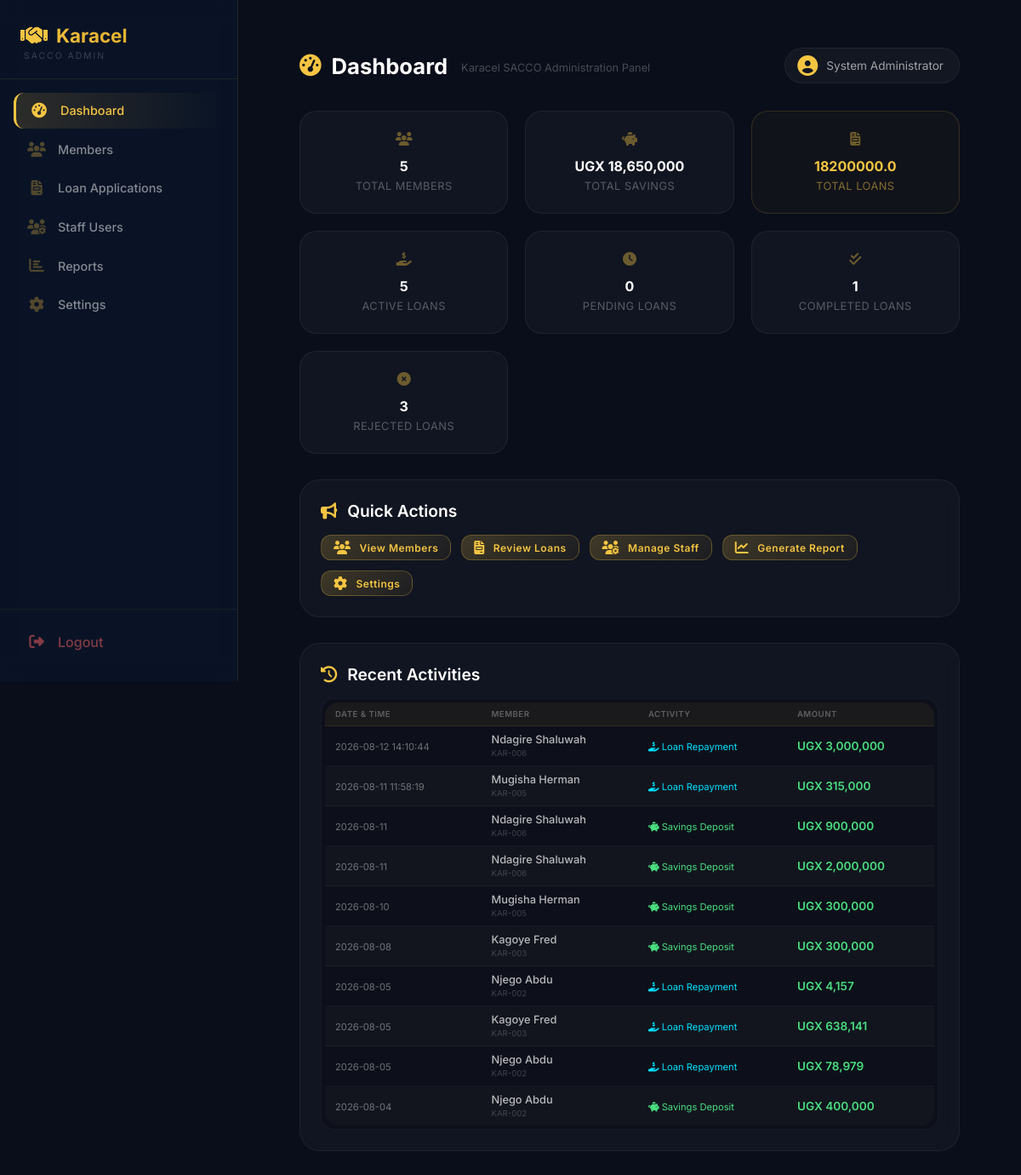
The page /admin/dashboard (signed in) on the database its author committed.
### tables this page shows
CREATE TABLE users (
        id INTEGER PRIMARY KEY AUTOINCREMENT,
        full_name TEXT NOT NULL,
        gender TEXT,
        dob TEXT,
        sacco_number TEXT UNIQUE NOT NULL,
        email TEXT,
        phone TEXT,
        address TEXT,
        password TEXT NOT NULL,
        role TEXT DEFAULT 'member',
        status TEXT DEFAULT 'active',
        savings_balance REAL DEFAULT 0,
        next_of_kin_name TEXT,
        relationship TEXT,
        next_of_kin_phone TEXT,
        registration_date TIMESTAMP DEFAULT CURRENT_TIMESTAMP
    );

CREATE TABLE savings_deposits (
            id INTEGER PRIMARY KEY AUTOINCREMENT,
            user_id INTEGER NOT NULL,
            amount REAL NOT NULL,
            deposit_date TEXT NOT NULL,
            payment_method TEXT,
            receipt_number TEXT,
            notes TEXT,
            created_at TIMESTAMP DEFAULT CURRENT_TIMESTAMP, reference TEXT,
            FOREIGN KEY (user_id) REFERENCES users(id)
        );

### app.py (the view, shortened to what this page needs)
@app.route("/admin/dashboard")
def admin_dashboard():
    if session.get("role") != "admin":
        return redirect("/login")
    conn = get_db()
    total_members = conn.execute("""
        SELECT COUNT(*) FROM users WHERE LOWER(role) = 'member'
    """).fetchone()[0]
    total_savings = conn.execute("""
        SELECT COALESCE(SUM(savings_balance), 0)
        FROM users
        WHERE LOWER(role) = 'member'
    """).fetchone()[0]
    monthly_savings = conn.execute("""
        SELECT COALESCE(SUM(amount), 0)
        FROM savings_deposits
        WHERE deposit_date >= date('now', 'start of month')
    """).fetchone()[0]
    total_deposits = conn.execute("""
        SELECT COUNT(*) FROM savings_deposits
    """).fetchone()[0]
    recent_deposits = conn.execute("""
        SELECT sd.*, u.full_name, u.sacco_number
        FROM savings_deposits sd
        JOIN users u ON sd.user_id = u.id
        ORDER BY sd.deposit_date DESC
        LIMIT 5
    """).fetchall()
    members = conn.execute("""
        SELECT
            u.*,
            COALESCE((SELECT COUNT(*) FROM loans WHERE user_id = u.id AND status IN ('approved', 'disbursed', 'active')), 0) as active_loans_count
        FROM users u
        WHERE LOWER(u.role) = 'member'
        ORDER BY u.id DESC
    """).fetchall()
    total_loans = conn.execute("""
        SELECT COALESCE(SUM(amount), 0)
        FROM loans
        WHERE status IN ('approved', 'disbursed', 'active')
    """).fetchone()[0]
    active_loans = conn.execute("""
        SELECT COUNT(*)
        FROM loans
        WHERE status IN ('approved', 'disbursed', 'active')
    """).fetchone()[0]
    pending_loans = conn.execute("""
        SELECT COUNT(*)
        FROM loans
        WHERE status = 'pending'
    """).fetchone()[0]
    approved_loans = conn.execute("""
        SELECT COUNT(*)
        FROM loans
        WHERE status = 'approved'
    """).fetchone()[0]
    rejected_loans = conn.execute("""
        SELECT COUNT(*)
        FROM loans
        WHERE status = 'rejected'
    """).fetchone()[0]
    disbursed_loans = conn.execute("""
        SELECT COUNT(*)
        FROM loans
        WHERE status = 'disbursed'
    """).fetchone()[0]
    completed_loans = conn.execute("""
        SELECT COUNT(*)
        FROM loans
        WHERE status = 'completed'
    """).fetchone()[0]
    loan_applications = conn.execute("""
        SELECT
            l.*,
            u.full_name,
            u.savings_balance,
            COALESCE((SELECT COUNT(*) FROM loan_guarantors WHERE loan_id = l.id AND status = 'active'), 0) as total_guarantors,
            COALESCE((SELECT COUNT(*) FROM loan_guarantors WHERE loan_id = l.id AND status = 'pending'), 0) as pending_guarantors
        FROM loans l
        JOIN users u ON l.user_id = u.id
        ORDER BY
            CASE
                WHEN l.status = 'pending' THEN 1
                WHEN l.status = 'approved' THEN 2
                WHEN l.status = 'disbursed' THEN 3
                WHEN l.status = 'active' THEN 4
                WHEN l.status = 'completed' THEN 5
                WHEN l.status = 'rejected' THEN 6
            END,
            l.application_date DESC
        LIMIT 50
    """).fetchall()
    recent_activities = conn.execute("""
        SELECT 'deposit' as type, sd.amount, sd.deposit_date as date, u.full_name, u.sacco_number
        FROM savings_deposits sd
        JOIN users u ON sd.user_id = u.id
        UNION ALL
        SELECT 'repayment' as type, r.amount, r.payment_date as date, u.full_name, u.sacco_number
        FROM repayments r
        JOIN users u ON r.user_id = u.id
        WHERE r.status = 'completed'
        ORDER BY date DESC
        LIMIT 10
    """).fetchall()
    staff_users = conn.execute("""
        SELECT
            u.*,
            COUNT(DISTINCT l.id) as loans_processed,
            COUNT(DISTINCT sd.id) as deposits_processed
        FROM users u
        LEFT JOIN loans l ON l.user_id = u.id
        LEFT JOIN savings_deposits sd ON sd.user_id = u.id
        WHERE LOWER(u.role) IN ('admin', 'chairperson', 'treasurer', 'secretary', 'publicity')
        GROUP BY u.id
        ORDER BY
            CASE
                WHEN LOWER(u.role) = 'admin' THEN 1
                WHEN LOWER(u.role) = 'chairperson' THEN 2
                WHEN LOWER(u.role) = 'treasurer' THEN 3
                WHEN LOWER(u.role) = 'secretary' THEN 4
                WHEN LOWER(u.role) = 'publicity' THEN 5
            END,
            u.full_name
    """).fetchall()
    staff_counts = {
        'treasurer': conn.execute("SELECT COUNT(*) FROM users WHERE LOWER(role) = 'treasurer'").fetchone()[0],
        'secretary': conn.execute("SELECT COUNT(*) FROM users WHERE LOWER(role) = 'secretary'").fetchone()[0],
        'publicity': conn.execute("SELECT COUNT(*) FROM users WHERE LOWER(role) = 'publicity'").fetchone()[0],
        'admin': conn.execute("SELECT COUNT(*) FROM users WHERE LOWER(role) IN ('admin', 'chairperson')").fetchone()[0]
    }
    today = datetime.now().strftime('%Y-%m-%d')
    settings = {}
    try:
        conn.row_factory = sqlite3.Row
        settings_row = conn.execute("SELECT * FROM system_settings LIMIT 1").fetchone()
        if settings_row:
            settings = dict(settings_row)
    except Exception as e:
        print(f"Error loading settings: {e}")
        settings = {
            'sacco_name': 'Karacel Association',
            'registration_number': 'SACCO/REG/2024/001',
            'savings_interest_rate': 6.5,
            'loan_interest_rate': 12,
            'penalty_rate': 5,
            'max_loan_amount': '10,000,000',
            'min_loan_amount': '10,000',
            'max_tenure': 24
        }
    conn.close()
    return render_template(
        "admin/admin-dashboard.html",
        members=members,
        total_members=total_members,
        total_savings=total_savings,
        monthly_savings=monthly_savings,
        total_deposits=total_deposits,
        recent_deposits=recent_deposits,
        total_loans=total_loans,
        active_loans=active_loans,
        pending_loans=pending_loans,
        approved_loans=approved_loans,
        rejected_loans=rejected_loans,
        disbursed_loans=disbursed_loans,
        completed_loans=completed_loans,
        loan_applications=loan_applications,
        recent_activities=recent_activities,
        staff_users=staff_users,
        staff_counts=staff_counts,
        today=today,
        now=datetime.now(),
        settings=settings  # <-- ADDED THIS LINE
    )

### app.py (called while the page is built)
def get_db():
    conn = sqlite3.connect("sacco.db")
    conn.row_factory = sqlite3.Row
    return conn

@app.context_processor
def inject_globals():
    from datetime import datetime
    completed_loans = 0
    try:
        if 'user_id' in session:
            role = session.get('role', '')
            if role in ['treasurer', 'admin', 'chairperson']:
                db = get_db()
                completed_loans = db.execute("SELECT COUNT(*) FROM loans WHERE status = 'completed'").fetchone()[0]
                db.close()
    except Exception as e:
        print(f"Error getting completed_loans: {e}")
    return {
        'now': datetime.now(),
        'completed_loans': completed_loans
    }

### templates/admin/admin-dashboard.html (shortened to what this page needs)
{% extends "admin/admin-base.html" %}
{% block content %}
<main class="admin-main-content">
    <div class="app-bar">
        <div class="app-bar-left">
            <h2 id="appBarTitle"> Dashboard</h2>
            <span id="appBarSubtitle">Karacel SACCO Administration Panel</span>
        </div>
        <div class="app-bar-right">
            <div class="admin-profile">
                <i class="fas fa-user-circle"></i>
                <span>{{ session.full_name }}</span>
            </div>
        </div>
    </div>
    <div id="dashboard-panel" class="content-panel active">
        <div class="admin-stats">
            <div class="stat-box">
                <i class="fas fa-users"></i>
                <h3>{{ total_members }}</h3>
                <p>Total Members</p>
            </div>
            <div class="stat-box">
                <i class="fas fa-piggy-bank"></i>
                <h3>UGX {{ "{:,.0f}".format(total_savings) }}</h3>
                <p>Total Savings</p>
            </div>
            <div class="stat-box" style="border-color: rgba(245,197,66,0.15); background: rgba(245,197,66,0.03);">
                <i class="fas fa-file-invoice" style="color: #f5c542;"></i>
                <h3 style="color: #f5c542;">{{ total_loans }}</h3>
                <p style="color: rgba(245,197,66,0.5);">Total Loans</p>
            </div>
            <div class="stat-box">
                <i class="fas fa-hand-holding-usd"></i>
                <h3>{{ active_loans }}</h3>
                <p>Active Loans</p>
            </div>
            <div class="stat-box">
                <i class="fas fa-clock"></i>
                <h3>{{ pending_loans }}</h3>
                <p>Pending Loans</p>
            </div>
            <div class="stat-box">
                <i class="fas fa-check-double"></i>
                <h3>{{ completed_loans }}</h3>
                <p>Completed Loans</p>
            </div>
            <div class="stat-box">
                <i class="fas fa-times-circle"></i>
                <h3>{{ rejected_loans }}</h3>
                <p>Rejected Loans</p>
            </div>
        </div>
        <div class="action-card">
            <div class="action-title">
                <i class="fas fa-bullhorn"></i> Quick Actions
            </div>
            <div style="display: flex; gap: 12px; flex-wrap: wrap;">
                <a href="#" onclick="showPanel('members')" class="btn-primary"><i class="fas fa-users"></i> View Members</a>
                <a href="#" onclick="showPanel('loan_applications')" class="btn-primary"><i class="fas fa-file-invoice"></i> Review Loans</a>
                <a href="#" onclick="showPanel('users')" class="btn-primary"><i class="fas fa-users-cog"></i> Manage Staff</a>
                <a href="#" onclick="showPanel('reports')" class="btn-primary"><i class="fas fa-chart-line"></i> Generate Report</a>
                <a href="#" onclick="showPanel('settings')" class="btn-primary"><i class="fas fa-cog"></i> Settings</a>
            </div>
        </div>
        <div class="action-card" style="margin-top: 16px;">
            <div class="action-title">
                <i class="fas fa-history"></i> Recent Activities
            </div>
            <div class="table-wrapper">
                <table class="styled-table">
                    <thead>
                        <tr>
                            <th>Date & Time</th>
                            <th>Member</th>
                            <th>Activity</th>
                            <th>Amount</th>
                        </tr>
                    </thead>
                    <tbody>
                        {% if recent_activities %}
                            {% for activity in recent_activities %}
                            <tr>
                                <td>
                                    <span style="font-size:0.7rem; color:rgba(255,255,255,0.4);">
                                        {% if activity.created_at %}
                                            {{ activity.created_at|replace(' ', '<br>')|safe }}
                                        {% elif activity.deposit_date %}
                                            {{ activity.deposit_date }}
                                        {% elif activity.date %}
                                            {{ activity.date }}
                                        {% else %}
                                            {{ activity.payment_date or 'N/A' }}
                                        {% endif %}
                                    </span>
                                </td>
                                <td>
                                    <span style="font-weight:500;">{{ activity.full_name }}</span>
                                    <br>
                                    <span style="font-size:0.6rem; color:rgba(255,255,255,0.2);">{{ activity.sacco_number or '' }}</span>
                                </td>
                                <td>
                                    {% if activity.type == 'deposit' %}
                                        <span style="color: #4ade80; font-size:0.7rem;">
                                            <i class="fas fa-piggy-bank"></i> Savings Deposit
                                        </span>
                                    {% elif activity.type == 'repayment' %}
                                        <span style="color: #00e0ff; font-size:0.7rem;">
                                            <i class="fas fa-hand-holding-usd"></i> Loan Repayment
                                        </span>
                                    {% elif activity.type == 'loan' %}
                                        <span style="color: #f5c542; font-size:0.7rem;">
                                            <i class="fas fa-file-invoice"></i> Loan Application
                                        </span>
                                    {% else %}
                                        <span style="font-size:0.7rem;">{{ activity.type|title }}</span>
                                    {% endif %}
                                </td>
                                <td style="color: #4ade80; font-weight:600; font-size:0.85rem;">
                                    UGX {{ "{:,.0f}".format(activity.amount) }}
                                </td>
                            </tr>
                            {% endfor %}
                        {% endif %}
                    </tbody>
                </table>
            </div>
        </div>
    </div>
</main>
{% endblock %}

### static/style.css (style rules this page uses)
.app-bar-left { display: flex; align-items: center; gap: 16px; }
.app-bar-right { display: flex; align-items: center; gap: 14px; flex-wrap: wrap; }

### templates/admin/admin-dashboard.html (style rules this page uses)
.styled-table th { padding: 8px 12px; font-size: 0.6rem; text-transform: uppercase; letter-spacing: 0.5px; color: rgba(255,255,255,0.3); }
.styled-table td { padding: 8px 12px; font-size: 0.8rem; vertical-align: middle; }

### rows shown on the page
users: date "2026-08-12 14:10:44", full_name "Ndagire Shaluwah", sacco_number "KAR-006", shows "Loan Repayment", amount "3,000,000"
users: date "2026-08-11 11:58:19", full_name "Mugisha Herman", sacco_number "KAR-005", shows "Loan Repayment", amount "315,000"
savings_deposits: date "2026-08-11", full_name "Ndagire Shaluwah", sacco_number "KAR-006", shows "Savings Deposit", amount "900,000"
savings_deposits: date "2026-08-11", full_name "Ndagire Shaluwah", sacco_number "KAR-006", shows "Savings Deposit", amount "2,000,000"
savings_deposits: date "2026-08-10", full_name "Mugisha Herman", sacco_number "KAR-005", shows "Savings Deposit", amount "300,000"
savings_deposits: date "2026-08-08", full_name "Kagoye Fred", sacco_number "KAR-003", shows "Savings Deposit", amount "300,000"
users: date "2026-08-05", full_name "Njego Abdu", sacco_number "KAR-002", shows "Loan Repayment", amount "4,157", amount "78,979"
users: date "2026-08-05", full_name "Kagoye Fred", sacco_number "KAR-003", shows "Loan Repayment", amount "638,141"
savings_deposits: date "2026-08-04", full_name "Njego Abdu", sacco_number "KAR-002", shows "Savings Deposit", amount "400,000"

### other values the page prints
{{ session.full_name }} "System Administrator"
{{ total_members }} "5"
{{ "{:,.0f}".format(total_savings) }} "18,650,000"
{{ total_loans }} "18200000.0"
{{ active_loans }} "5"
{{ pending_loans }} "0"
{{ completed_loans }} "1"
{{ rejected_loans }} "3"
